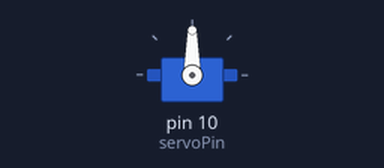
Bench run of a sketch on a simulated Arduino Uno, built with avr-gcc and run on an emulated ATmega328P. Shown: servo. What the sketch prints to the serial monitor is not drawn.

Above: at 0.1 s.
At 1.1 s:
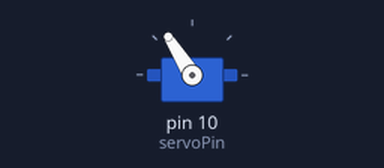
Timing chart, 0 to 2.6 s (numbered marks = the images above):
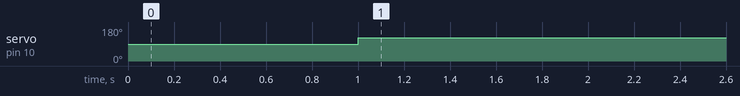

Measured:
- by itself, servo on pin 10 (servoPin): 90° → 122° at 1.0 s

The sketch:

TesThruster.ino
```cpp
#include <Servo.h>

byte servoPin = 10;
Servo servo;

int speed;

void setup()
{
  Serial.begin(9600);
  servo.attach(servoPin);
  servo.writeMicroseconds(1475);
  delay(1000);
}

void loop()
{
  // Normal       : 1100 <  x   < 1900
  //                1100 < 1500 < 1900

  // Thruster Lab : 1000  < x < 2000
  //                1000  < 1475 < 2000

  //backward
  speed = 1800;
  servo.writeMicroseconds(speed);
  delay(500);

  Serial.print("Speed:  ");
  Serial.print(speed);
  Serial.println();

  //  //stop
  //  speed = 1500;
  //  servo.writeMicroseconds(speed);
  //  delay(500);
  //
  //  Serial.print("Speed:  ");
  //  Serial.print(speed);
  //  Serial.println();
  //
  //
  //  //backward
  //  speed = 1600;
  //  servo.writeMicroseconds(speed);
  //  delay(500);
  //
  //  Serial.print("Speed:  ");
  //  Serial.print(speed);
  //  Serial.println();
  //
  //  //stop
  //  speed = 1500;
  //  servo.writeMicroseconds(speed);
  //  delay(500);
  //
  //  Serial.print("Speed:  ");
  //  Serial.print(speed);
  //  Serial.println();
}
```
